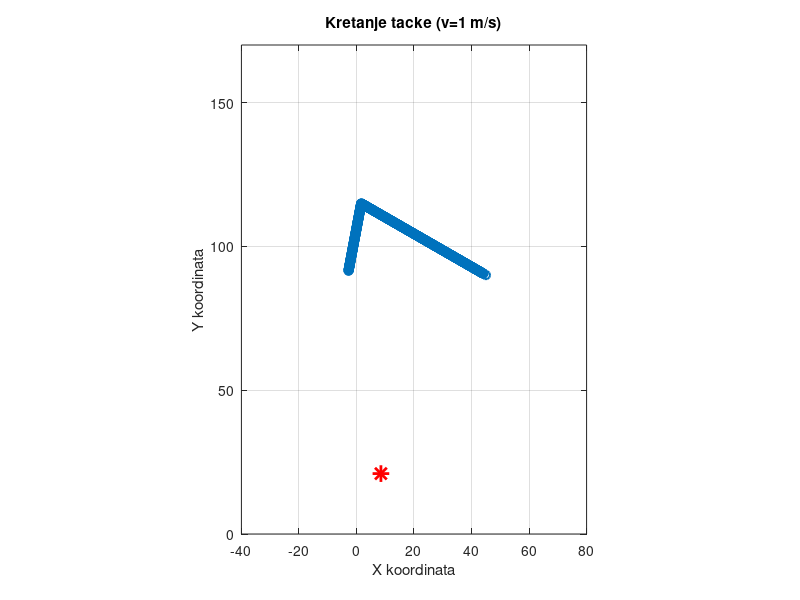

Reproduce this figure in MATLAB. (Note: this script raises an error after producing the figure.)
clear all;
close all;
clc;

% U?itaj koordinate iz datoteke
data = load('txid1_coordinates_emms_speed1_corrected.txt');  % Pretpostavlja se da se datoteka nalazi u trenutnom direktoriju

% Izdvoji X i Y koordinate
x = data(:,1);
y = data(:,2);

% Po?etna pozicija (Tx ?vor)
tx_x = 8.5;
tx_y = 21;

% Nacrtaj kretanje ta?ke
figure;

% Crvena zvjezdica za Tx
plot(tx_x, tx_y, 'r*', 'MarkerSize', 12, 'LineWidth', 2);
hold on;
plot(x, y, '-o', 'LineWidth', 1.5);
xlabel('X koordinata');
ylabel('Y koordinata');
xlim([-40 80]);   
ylim([0 170]); 
title('Kretanje tacke (v=1 m/s)');
grid on;
axis equal;  % Da se o?uva razmjera izme?u osi

% U?itaj podatke iz .txt fajla
data = load('timestamp_rxpower_emms_speed1.txt');

% Razdvoji kolone
time = data(:, 1);
snr = data(:, 2);

% Iscrtavanje grafa
figure;
plot(time, snr);
xlabel('Vrijeme [s]');
ylabel('SNR [dB]');
title('SNR u funkciji vremena (v=1 m/s)');
 
grid on;
